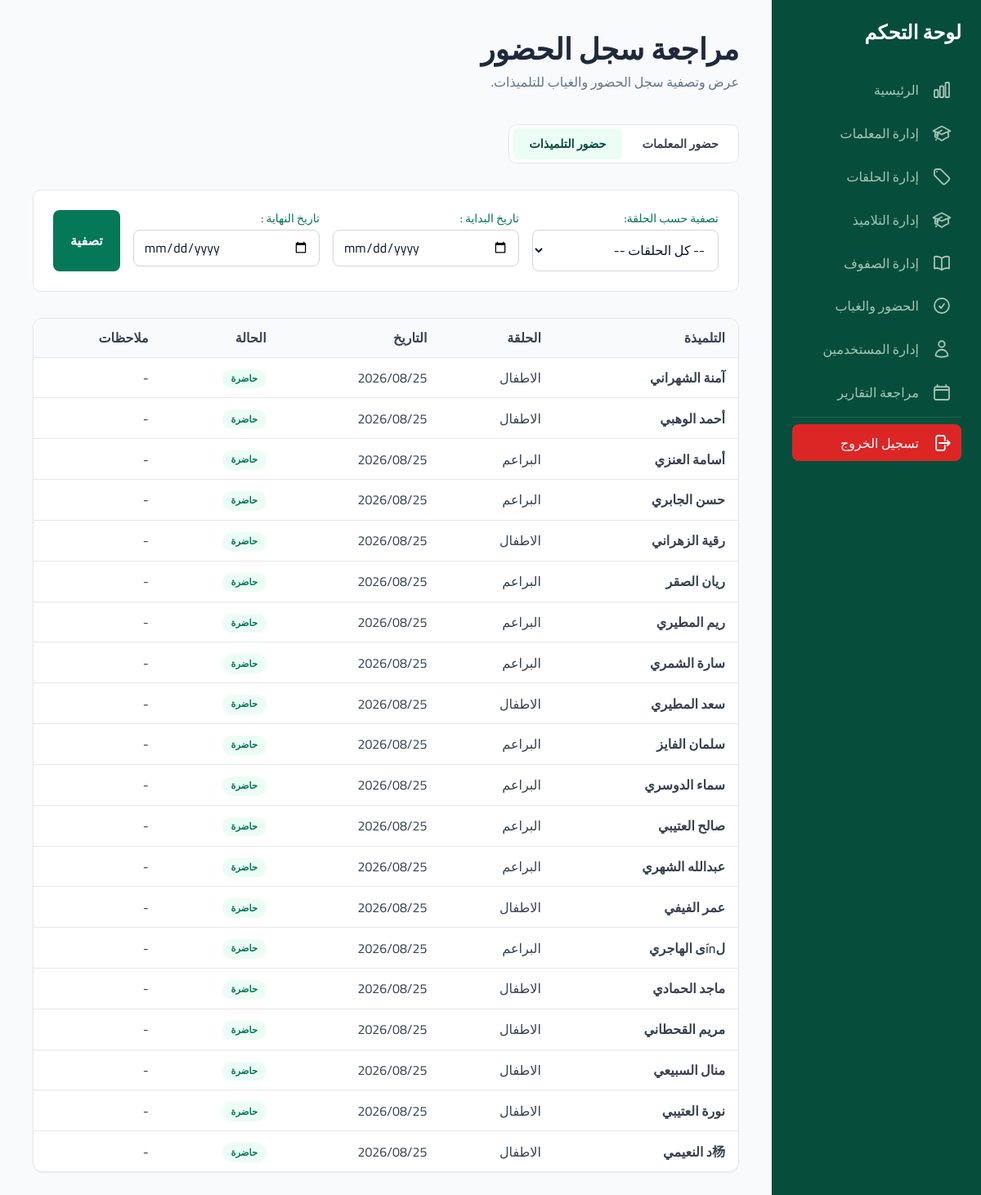
/attendance/records/students/ (signed in), run on the app's committed database.
### attendances/models.py (models this page shows, shortened)
class StudAttendance(models.Model):
    student=models.ForeignKey('students.Student', on_delete=models.CASCADE)
    day=models.DateField(default=date.today)
    status=models.BooleanField(default=True)
    notes=models.TextField(blank=True,null=True)
    class Meta:
        constraints=[
            models.UniqueConstraint(fields=['student','day'],name='unique_student_day_attendance')
        ]

### students/models.py (models this page shows, shortened)
class Student(models.Model):
    name=models.CharField(max_length=100,blank=False,null=False)
    address=models.CharField(max_length=100,blank=False,null=False)
    tel=models.CharField(max_length=10,blank=False,null=False)
    date_birth=models.DateField(blank=False,null=False)
    halaqa=models.ForeignKey(Halaqa,on_delete=models.SET_NULL,blank=False,null=True)
    add_course=models.CharField(max_length=50,blank=True,null=True)
    grade=models.ForeignKey('students.Grade',on_delete=models.SET_NULL,blank=False,null=True)
    status=models.BooleanField(default=True)
    def __str__(self):
        return self.name

### halaqs/models.py (models this page shows, shortened)
class Halaqa(models.Model):
    name =models.CharField(max_length=50,blank=False,null=False)
    res_teacher=models.ForeignKey('teachers.Teacher',on_delete=models.SET_NULL,null=True,blank=True)
    course=models.CharField(max_length=50,blank=False,null=False)
    notes=models.TextField(blank=True,null=True)
    def __str__(self):
        return self.name

### attendances/views.py (the view)
# urls.py: path('records/students/',superuser_required(StudentRecord.as_view()),name='student_records'),
class StudentRecord(ListView):
    template_name='attendances/student_record.html'
    model=StudAttendance
    context_object_name='students_records'
    paginate_by=30
    def get_queryset(self):
        queryset=super().get_queryset().select_related('student','student__halaqa')
        halaqa_id=_to_int(self.request.GET.get('halaqa'))
        range_dates=_parse_range(self.request.GET.get('start_date'),self.request.GET.get('end_date'))
        if halaqa_id:
            queryset=queryset.filter(student__halaqa_id=halaqa_id)
        if range_dates:
            queryset=queryset.filter(day__range=range_dates)
        return queryset.order_by('-day','student__name')
    def get_context_data(self, **kwargs):
        context=super().get_context_data(**kwargs)
        context['halaqats']=Halaqa.objects.select_related('res_teacher').order_by('name')
        return context

### attendances/views.py (called while the page is built, shortened)
def _to_int(value):
    try:
        return int(value)
    except (TypeError, ValueError):
        return None

def _parse_range(start_value, end_value):
    if not start_value or not end_value:
        return None

### templates/attendances/student_record.html (shortened to what this page needs)
{% extends 'administration/s_base.html' %}
{% load static %}
{% block content %}
<main class="p-6 md:p-10">
    <header class="hidden md:block mb-10">
        <h1 class="text-3xl md:text-4xl font-black">مراجعة سجل الحضور</h1>
        <p class="text-slate-500 mt-2">عرض وتصفية سجل الحضور والغياب للتلميذات.</p>
    </header>
    <div class="mb-8 tabbar">
        <a href="{% url 'attendances:attendance_record' %}" class="tab">حضور المعلمات</a>
        <span class="tab active">حضور التلميذات</span>
    </div>
    <form method="get">
        <div class="mb-8 card p-6 flex flex-col md:flex-row gap-4">
            <div class="flex-1">
                <label for="filter_halaqa" class="block text-sm font-medium text-emerald-700 mb-1">تصفية حسب الحلقة:</label>
                <select id="filter_halaqa" name="halaqa" class="input">
                    <option value="">-- كل الحلقات --</option>
                </select>
            </div>
            <div class="flex-1">
                <label for="start_date" class="block text-sm font-medium text-emerald-700 mb-1">تاريخ البداية :</label>
                <input type="date" id="start_date" name="start_date" value="{{ request.GET.start_date }}" class="input">
            </div>
            <div class="flex-1">
                <label for="end_date" class="block text-sm font-medium text-emerald-700 mb-1">تاريخ النهاية :</label>
                <input type="date" id="end_date" name="end_date" value="{{ request.GET.end_date }}" class="input">
            </div>
            <div class="flex items-end">
                <button type="submit" class="btn btn-primary px-5 py-2 h-full">
                    تصفية
                </button>
            </div>
        </div>
    </form>
    <div class="table-wrap overflow-x-auto hidden md:block">
        <table class="table">
            <thead>
                <tr>
                    <th>التلميذة</th>
                    <th>الحلقة</th>
                    <th>التاريخ</th>
                    <th>الحالة</th>
                    <th>ملاحظات</th>
                </tr>
            </thead>
            <tbody class="divide-y divide-slate-200">
                {% for student_rec in students_records %}
                <tr>
                    <td class="p-4 font-semibold">{{ student_rec.student }}</td>
                    <td class="p-4">{{ student_rec.student.halaqa|default:"-" }}</td>
                    <td class="p-4">{{ student_rec.day|date:"Y/m/d" }}</td>
                    <td class="p-4">
                        {% if student_rec.status == False %}
                            <span class="badge badge-red">غائبة</span>
                        {% else %}
                            <span class="badge badge-green">حاضرة</span>
                        {% endif %}
                    </td>
                    <td class="p-4">{{ student_rec.notes|default:"-" }}</td>
                </tr>
                {% empty %}
                <tr>
                    <td colspan="5" class="p-0">
                        {% include 'partials/_empty_state.html' with title='لا توجد سجلات' subtitle='لا توجد سجلات تطابق معايير التصفية.' icon='partials/icons/calendar-days.svg' %}
                    </td>
                </tr>
                {% endfor %}
            </tbody>
        </table>
    </div>
</main>
{% endblock %}

### static/css/style.css (style rules this page uses)
:root { --bg: #f8fafc; --surface: #ffffff; --surface-2: #f8fafc; --border: #e5e7eb; --text-1: #0f172a; --text-2: #374151; --text-3: #6b7280; --accent: #047857; --accent-hover: #064e3b; --accent-soft: #ecfdf5; --danger: #dc2626; --danger-hover: #b91c1c; --chrome: #064e3b; --chrome-hover: #0a5f48; --chrome-text: #a7c4b5; --chrome-heading: #ffffff; --chrome-divider: rgba(255, 255, 255, 0.08); }
body { background: var(--bg); color: var(--text-1); }
.card { background: var(--surface); border: 1px solid var(--border); border-radius: 10px; }
.btn { display: inline-block; font-weight: 700; line-height: 1.5; border-radius: 8px; padding: 0.55rem 1.4rem; border: 1px solid transparent; cursor: pointer; text-align: center; }
.btn-primary { background: var(--accent); color: #fff; }
.table-wrap { background: var(--surface); border: 1px solid var(--border); border-radius: 12px; box-shadow: 0 1px 2px rgba(15, 23, 42, 0.05); overflow: hidden; }
.input, .select, .textarea { width: 100%; background: var(--surface); border: 1px solid #d1d5db; border-radius: 8px; padding: 0.55rem 0.75rem; color: var(--text-1); }
.badge { display: inline-block; font-size: 0.72rem; font-weight: 700; padding: 0.2rem 0.65rem; border-radius: 999px; white-space: nowrap; }
.badge-green { background: var(--accent-soft); color: #047857; }
.table { width: 100%; text-align: right; border-collapse: collapse; }
.table th { background: var(--surface-2); color: var(--text-2); font-weight: 700; text-align: right; padding: 0.7rem 1rem; border-bottom: 1px solid var(--border); white-space: nowrap; }
.table td { padding: 0.7rem 1rem; border-bottom: 1px solid var(--border); color: var(--text-2); }
.table tbody tr:last-child td { border-bottom: none; }
.tabbar { display: inline-flex; gap: 4px; background: var(--surface); border: 1px solid var(--border); border-radius: 10px; padding: 4px; }
.tabbar .tab { padding: 0.5rem 1.25rem; border-radius: 7px; font-weight: 700; font-size: 0.9rem; color: var(--text-2); }
.tabbar .tab.active { background: var(--accent-soft); color: var(--accent-hover); }

### data on the page
StudAttendance: student "آمنة الشهراني", student.halaqa "الاطفال", day "2026/08/25", status "حاضرة", notes "-"
StudAttendance: student "أحمد الوهبي", student.halaqa "الاطفال", day "2026/08/25", status "حاضرة", notes "-"
StudAttendance: student "أسامة العنزي", student.halaqa "البراعم", day "2026/08/25", status "حاضرة", notes "-"
StudAttendance: student "حسن الجابري", student.halaqa "البراعم", day "2026/08/25", status "حاضرة", notes "-"
StudAttendance: student "رقية الزهراني", student.halaqa "الاطفال", day "2026/08/25", status "حاضرة", notes "-"
StudAttendance: student "ريان الصقر", student.halaqa "البراعم", day "2026/08/25", status "حاضرة", notes "-"
StudAttendance: student "ريم المطيري", student.halaqa "البراعم", day "2026/08/25", status "حاضرة", notes "-"
StudAttendance: student "سارة الشمري", student.halaqa "البراعم", day "2026/08/25", status "حاضرة", notes "-"
StudAttendance: student "سعد المطيري", student.halaqa "الاطفال", day "2026/08/25", status "حاضرة", notes "-"
StudAttendance: student "سلمان الفايز", student.halaqa "البراعم", day "2026/08/25", status "حاضرة", notes "-"
StudAttendance: student "سماء الدوسري", student.halaqa "البراعم", day "2026/08/25", status "حاضرة", notes "-"
StudAttendance: student "صالح العتيبي", student.halaqa "البراعم", day "2026/08/25", status "حاضرة", notes "-"
StudAttendance: student "عبدالله الشهري", student.halaqa "البراعم", day "2026/08/25", status "حاضرة", notes "-"
StudAttendance: student "عمر الفيفي", student.halaqa "الاطفال", day "2026/08/25", status "حاضرة", notes "-"
StudAttendance: student "لínى الهاجري", student.halaqa "البراعم", day "2026/08/25", status "حاضرة", notes "-"
StudAttendance: student "ماجد الحمادي", student.halaqa "الاطفال", day "2026/08/25", status "حاضرة", notes "-"
StudAttendance: student "مريم القحطاني", student.halaqa "الاطفال", day "2026/08/25", status "حاضرة", notes "-"
StudAttendance: student "منال السبيعي", student.halaqa "الاطفال", day "2026/08/25", status "حاضرة", notes "-"
StudAttendance: student "نورة العتيبي", student.halaqa "الاطفال", day "2026/08/25", status "حاضرة", notes "-"
StudAttendance: student "杨د النعيمي", student.halaqa "الاطفال", day "2026/08/25", status "حاضرة", notes "-"

### other printed values
{{ label }} "الرئيسية إدارة المعلمات إدارة الحلقات إدارة التلاميذ إدارة الصفوف الحضور والغياب إدارة المستخدمين مراجعة التقارير تسجيل الخروج"
